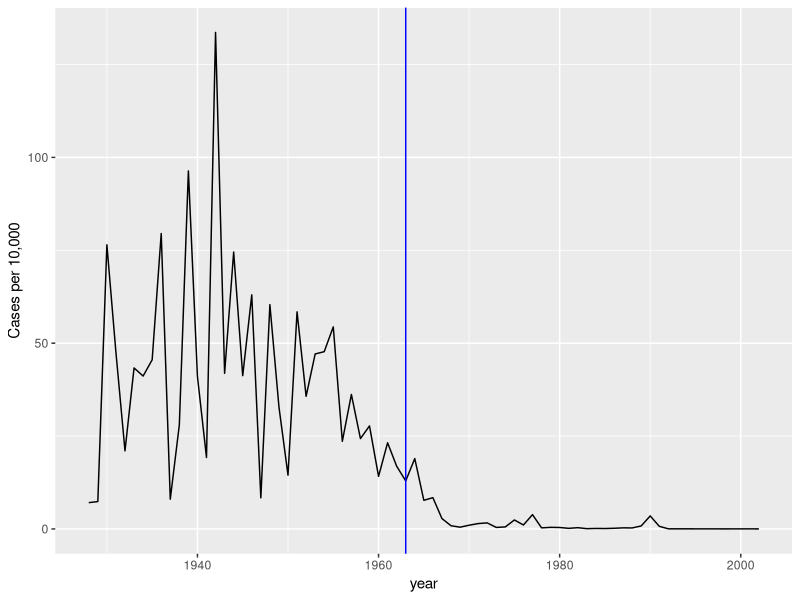
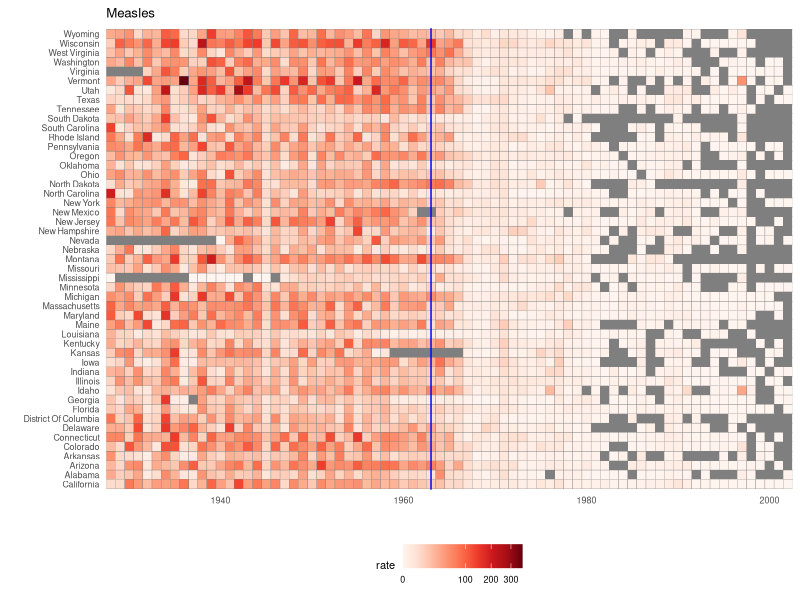
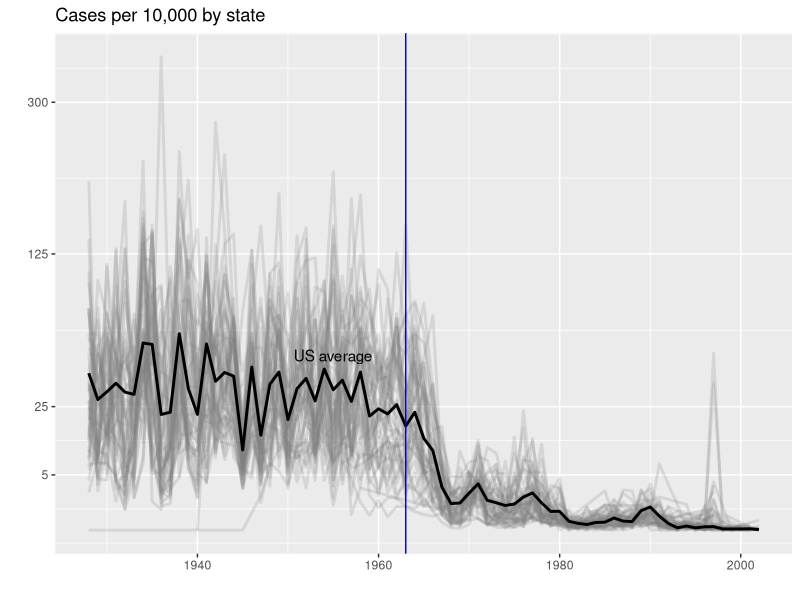

Here is the R script that generated these plots, in order:
## ---- chunk 1
library(tidyverse)
library(RColorBrewer)
library(dslabs)
data(us_contagious_diseases)
names(us_contagious_diseases)
## ---- chunk 2
the_disease <- "Measles"
dat <- us_contagious_diseases %>%
  filter(!state%in%c("Hawaii","Alaska") & disease == the_disease) %>%
  mutate(rate = count / population * 10000 * 52 / weeks_reporting) %>% 
  mutate(state = reorder(state, rate)) 
## ---- chunk 3
dat %>% filter(state == "California" & !is.na(rate)) %>%
  ggplot(aes(year, rate)) +
  geom_line() + 
  ylab("Cases per 10,000")  + 
  geom_vline(xintercept=1963, col = "blue")
## ---- chunk 4
dat %>% ggplot(aes(year, state, fill = rate)) +
  geom_tile(color = "grey50") +
  scale_x_continuous(expand=c(0,0)) +
  scale_fill_gradientn(colors = brewer.pal(9, "Reds"), trans = "sqrt") +
  geom_vline(xintercept=1963, col = "blue") +
  theme_minimal() +  
  theme(panel.grid = element_blank(), 
        legend.position="bottom", 
        text = element_text(size = 8)) +
  ggtitle(the_disease) + 
  ylab("") + xlab("")
## ---- chunk 5
avg <- us_contagious_diseases %>%
  filter(disease==the_disease) %>% group_by(year) %>%
  summarize(us_rate = sum(count, na.rm = TRUE) / 
              sum(population, na.rm = TRUE) * 10000)
## ---- chunk 6
dat %>% 
  filter(!is.na(rate)) %>%
    ggplot() +
  geom_line(aes(year, rate, group = state),  color = "grey50", 
            show.legend = FALSE, alpha = 0.2, size = 1) +
  geom_line(mapping = aes(year, us_rate),  data = avg, size = 1) +
  scale_y_continuous(trans = "sqrt", breaks = c(5, 25, 125, 300)) + 
  ggtitle("Cases per 10,000 by state") + 
  xlab("") + ylab("") +
  geom_text(data = data.frame(x = 1955, y = 50), 
            mapping = aes(x, y, label="US average"), 
            color="black") + 
  geom_vline(xintercept=1963, col = "blue")
